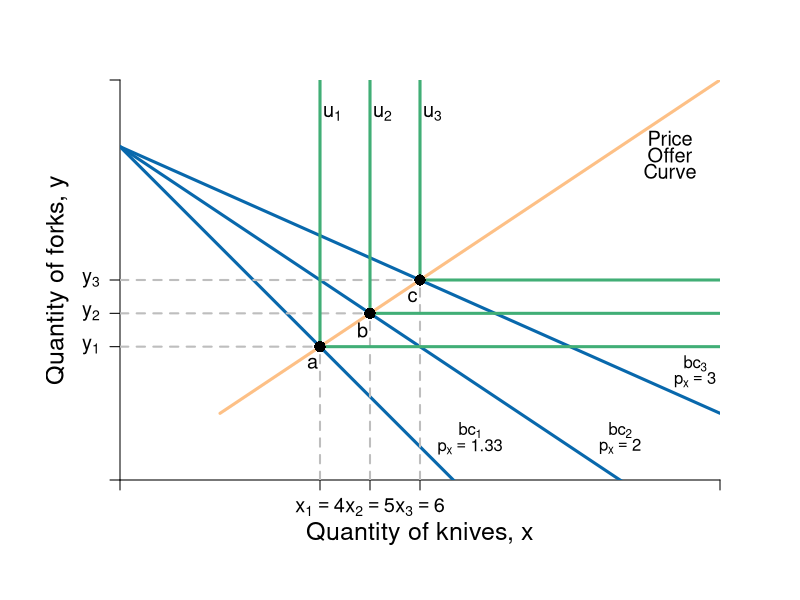

Generate this figure with R:
#Graph Designer: Simon Halliday + Scott Cohn
#Authors: Bowles and Halliday
#Title: Microeconomics: Competition, Conflict and Coordination


require(shape)
pdf(file = "indmarketdemand/offer_curve_leontief.pdf", width = 9, height = 7)

#Set parameters for graphics
axislabelsize <- 1.5
labelsize <- 1.2
graphlinewidth <- 3
segmentlinewidth <- 2

COL <- c("#7fc97f", "#beaed4", "#fdc086", "#ffff99", "#386cb0", "#f0027f", "#bf5b17", "#666666")
COLA <- c("#99d8c9","#66c2a4","#41ae76", "#238b45", "#005824")
COLB <- c("#4eb3d3", "#2b8cbe", "#0868ac","#084081")

#Edited the margins to cater for the larger LHS labels
par(mar =  c(6, 6, 4, 4))

mrsA <- function(x, rmax = 10, xmax = 20) {
  rmax - (rmax/xmax)*x
}


uA <- function(x, y, rmax = 2, xmax = 12) {
  y + rmax*x - (1/2)*(rmax/xmax)*x^2
}

indiffA1 <- function(x, uA = 10, rmax = 2.5, xmax = 10) {
  uA - rmax*x + (1/2)*(rmax/xmax)*(x^2)
}

offerCurve <- function(x, w, rmax = 2, xmax = 12) {
  w - rmax*x + (rmax/xmax)*x^2
}

bcA <- function(x, w = 20, px = 2, py = 2) {
  w/(py) - (px/py)*x
}


xlims <- c(0, 12)
ylims <- c(0, 12)

npts <- 501 
x <- seq(xlims[1], xlims[2], length.out = npts)
y <- seq(ylims[1], ylims[2], length.out = npts) 
a <- c(13, 16.75, 19.25)

plot(0, 0, xlim = xlims, ylim = ylims, type = "n",
     xlab = expression(paste("")),
     ylab = expression(paste("")), 
     xaxt = "n", 
     yaxt = "n", 
     cex.lab = axislabelsize, 
     bty = "n",
     xaxs="i", 
     yaxs="i")


ticksy <- c(0, 4, 5 , 6, ylims[2])
ylabels <- c(NA, expression(paste(y[1])), expression(paste(y[2])), expression(paste(y[3])), NA)
ticksx <- c(0, 4, 5, 6,  xlims[2])
xlabels <- c(NA, expression(paste(x[1])==4), expression(paste(x[2])==5), expression(paste(x[3])==6), NA)


axis(1, at = ticksx, pos = 0, labels = xlabels, cex.axis = labelsize)
axis(2, at = ticksy, pos = 0, labels = ylabels, las = 1, cex.axis = labelsize)

npts <- 500 
xx1 <- seq(xlims[1], xlims[2], length.out = npts)

#lines(xx1, bcA(xx1, w = 10, p = 1.5), col = COLB[3], lwd = graphlinewidth)
lines(xx1, bcA(xx1, w = 20, px = 1.333), col = COLB[3], lwd = graphlinewidth)
lines(xx1, bcA(xx1, w = 20, px = 2), col = COLB[3], lwd = graphlinewidth)
lines(xx1, bcA(xx1, w = 20, px = 3), col = COLB[3], lwd = graphlinewidth)


#Label the axes
mtext(expression(paste("Quantity of knives, ", x)), side=1, line = 2.5, cex = axislabelsize)
text(-1.25, 0.5*ylims[2], expression(paste("Quantity of forks, ", y)), xpd = TRUE, cex = axislabelsize, srt = 90) 

#Label the indifference curves
text(4.25, 11, expression(u[1]), cex = labelsize)
text(5.25, 11, expression(u[2]), cex = labelsize)
text(6.25, 11, expression(u[3]), cex = labelsize)

#Label the price lines
text(7, 1.5, expression(paste(bc[1])))
text(7, 1, expression(paste(p[x] == 1.33)))
text(10, 1.5, expression(paste(bc[2])))
text(10, 1, expression(paste(p[x] == 2)))
text(11.5, 3.5, expression(paste(bc[3])))
text(11.5, 3, expression(paste(p[x] == 3)))

#Label the offer curve
text(11, 10.25, expression("Price"), cex = labelsize)
text(11, 9.75, expression("Offer"), cex = labelsize)
text(11, 9.25, expression("Curve"), cex = labelsize)

#Segments for points on Offer curve
segments(0, 4, 4, 4, lty = 2, col = "gray" , lwd = segmentlinewidth)
segments(4, 0, 4, 4, lty = 2, col = "gray" , lwd = segmentlinewidth)
segments(0, 5, 5, 5, lty = 2, col = "gray" , lwd = segmentlinewidth)
segments(5, 0, 5, 5, lty = 2, col = "gray" , lwd = segmentlinewidth)
segments(0, 6, 6, 6, lty = 2, col = "gray" , lwd = segmentlinewidth)
segments(6, 0, 6, 6, lty = 2, col = "gray" , lwd = segmentlinewidth)

# Add Leontief
segments(4, 4, 4, 22, lty = 1, col = COLA[3] , lwd = graphlinewidth)
segments(4, 4, 19, 4, lty = 1, col = COLA[3] , lwd = graphlinewidth)

segments(5, 5, 5, 22, lty = 1, col = COLA[3] , lwd = graphlinewidth)
segments(5, 5, 22, 5, lty = 1, col = COLA[3] , lwd = graphlinewidth)

segments(6, 6, 6, 22, lty = 1, col = COLA[3] , lwd = graphlinewidth)
segments(6, 6, 25, 6, lty = 1, col = COLA[3] , lwd = graphlinewidth)

#Add the offer curve (superimposed on the indifference curves tangent to the price lines)
segments(2, 2, 23, 23, lty = 1, col = COL[3], lwd = graphlinewidth)

#Annotate points on offer curve mrs = p for each of p = 1, 0.5, 0.25
#Where mrs = 2 - (1/6)*x
points(4, 4, pch = 16, col = "black", cex = 1.5)
points(5, 5, pch = 16, col = "black", cex = 1.5)
points(6, 6, pch = 16, col = "black", cex = 1.5)

text(3.85, 3.5, expression(paste(a)), cex = labelsize)
text(4.85, 4.5, expression(paste(b)), cex = labelsize)
text(5.85, 5.5, expression(paste(c)), cex = labelsize)

dev.off()
